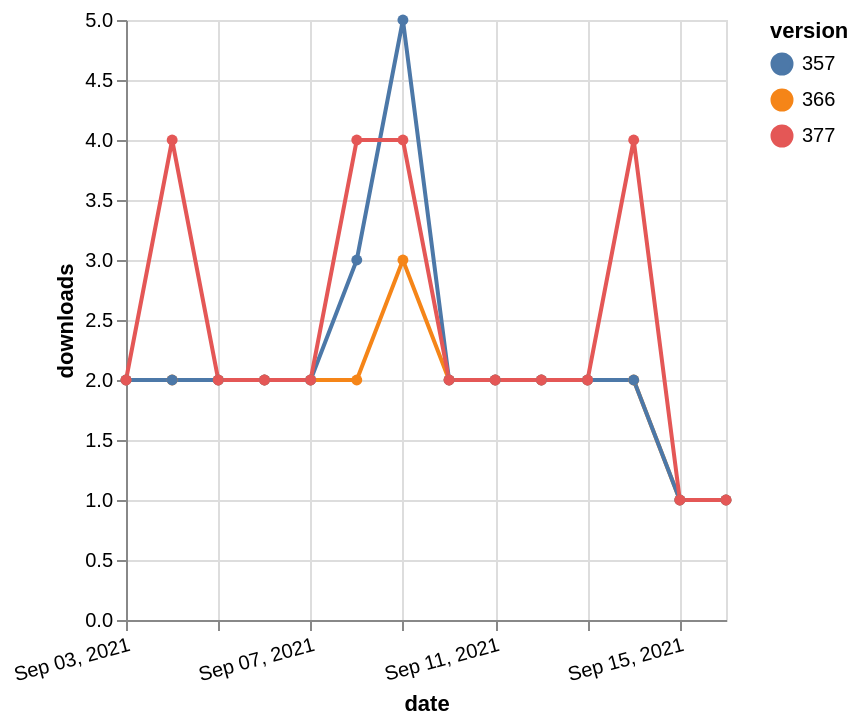

This figure's Vega-Lite source:
### Vega-Lite specification from a JSON file in a GitHub repository (floating-point values rounded to 4 significant figures)
{"$schema": "https://vega.github.io/schema/vega-lite/v5.json", "description": "A simple bar chart with embedded data.", "data": {"values": [{"date": "2021-09-03", "total": 2231, "delta": 2, "version": "366"}, {"date": "2021-09-04", "total": 2233, "delta": 2, "version": "366"}, {"date": "2021-09-05", "total": 2235, "delta": 2, "version": "366"}, {"date": "2021-09-06", "total": 2237, "delta": 2, "version": "366"}, {"date": "2021-09-07", "total": 2239, "delta": 2, "version": "366"}, {"date": "2021-09-08", "total": 2241, "delta": 2, "version": "366"}, {"date": "2021-09-09", "total": 2244, "delta": 3, "version": "366"}, {"date": "2021-09-10", "total": 2246, "delta": 2, "version": "366"}, {"date": "2021-09-11", "total": 2248, "delta": 2, "version": "366"}, {"date": "2021-09-12", "total": 2250, "delta": 2, "version": "366"}, {"date": "2021-09-13", "total": 2252, "delta": 2, "version": "366"}, {"date": "2021-09-14", "total": 2254, "delta": 2, "version": "366"}, {"date": "2021-09-15", "total": 2255, "delta": 1, "version": "366"}, {"date": "2021-09-16", "total": 2256, "delta": 1, "version": "366"}, {"date": "2021-09-03", "total": 2732, "delta": 2, "version": "357"}, {"date": "2021-09-04", "total": 2734, "delta": 2, "version": "357"}, {"date": "2021-09-05", "total": 2736, "delta": 2, "version": "357"}, {"date": "2021-09-06", "total": 2738, "delta": 2, "version": "357"}, {"date": "2021-09-07", "total": 2740, "delta": 2, "version": "357"}, {"date": "2021-09-08", "total": 2743, "delta": 3, "version": "357"}, {"date": "2021-09-09", "total": 2748, "delta": 5, "version": "357"}, {"date": "2021-09-10", "total": 2750, "delta": 2, "version": "357"}, {"date": "2021-09-11", "total": 2752, "delta": 2, "version": "357"}, {"date": "2021-09-12", "total": 2754, "delta": 2, "version": "357"}, {"date": "2021-09-13", "total": 2756, "delta": 2, "version": "357"}, {"date": "2021-09-14", "total": 2758, "delta": 2, "version": "357"}, {"date": "2021-09-15", "total": 2759, "delta": 1, "version": "357"}, {"date": "2021-09-16", "total": 2760, "delta": 1, "version": "357"}, {"date": "2021-09-03", "total": 2065, "delta": 2, "version": "377"}, {"date": "2021-09-04", "total": 2069, "delta": 4, "version": "377"}, {"date": "2021-09-05", "total": 2071, "delta": 2, "version": "377"}, {"date": "2021-09-06", "total": 2073, "delta": 2, "version": "377"}, {"date": "2021-09-07", "total": 2075, "delta": 2, "version": "377"}, {"date": "2021-09-08", "total": 2079, "delta": 4, "version": "377"}, {"date": "2021-09-09", "total": 2083, "delta": 4, "version": "377"}, {"date": "2021-09-10", "total": 2085, "delta": 2, "version": "377"}, {"date": "2021-09-11", "total": 2087, "delta": 2, "version": "377"}, {"date": "2021-09-12", "total": 2089, "delta": 2, "version": "377"}, {"date": "2021-09-13", "total": 2091, "delta": 2, "version": "377"}, {"date": "2021-09-14", "total": 2095, "delta": 4, "version": "377"}, {"date": "2021-09-15", "total": 2096, "delta": 1, "version": "377"}, {"date": "2021-09-16", "total": 2097, "delta": 1, "version": "377"}]}, "width": "container", "mark": {"type": "line", "point": {"filled": true}}, "encoding": {"x": {"field": "date", "type": "temporal", "timeUnit": "yearmonthdate", "title": "date", "axis": {"labelAngle": -15}}, "y": {"field": "delta", "type": "quantitative", "title": "downloads"}, "color": {"field": "version", "type": "nominal"}, "tooltip": {"field": "delta"}}}
